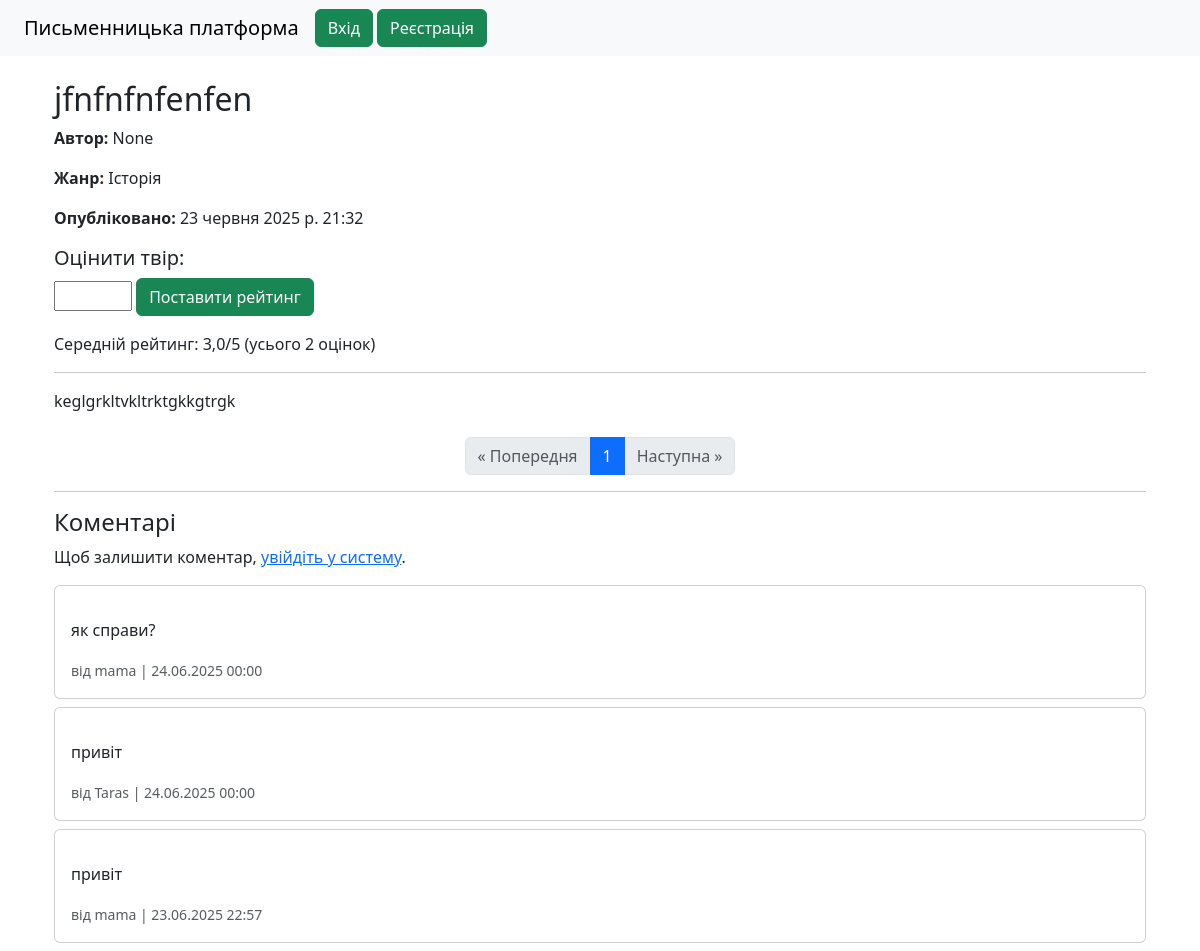
/accounts/works/11/, run on the app's committed database.
### accounts/models.py (models this page shows, shortened)
class Work(models.Model):
    title = models.CharField(max_length=200)
    genre = models.CharField(max_length=50, choices=Genre.choices)
    published_at = models.DateTimeField(auto_now_add=True)
    rating = models.PositiveIntegerField(default=0)  # 0–100
    author = models.ForeignKey(User, on_delete=models.SET_NULL, null=True, related_name='works')
    content = models.TextField()
    @property
    def average_rating(self):
        ratings = self.ratings.all()
        if ratings:
            return round(sum(r.value for r in ratings) / ratings.count(), 1)
        return 0

class Rating(models.Model):
    user = models.ForeignKey(User, on_delete=models.CASCADE)
    work = models.ForeignKey(Work, on_delete=models.CASCADE, related_name='ratings')
    value = models.PositiveSmallIntegerField(choices=[(i, i) for i in range(1, 6)])
    class Meta:
        unique_together = ('user', 'work')

class Comment(models.Model):
    user = models.ForeignKey(User, on_delete=models.SET_NULL, null=True)
    work = models.ForeignKey(Work, on_delete=models.CASCADE, related_name='comments')
    content = models.TextField()
    created_at = models.DateTimeField(auto_now_add=True)

### accounts/views.py (the view)
# urls.py: path('works/<int:pk>/', views.work_detail, name='work_detail'),
def work_detail(request, pk):
    work = get_object_or_404(Work, pk=pk)
    content_pages = Paginator(
        [work.content[i:i+1000] for i in range(0, len(work.content), 1000)],
        1
    )
    page_number = request.GET.get('page')
    page_obj = content_pages.get_page(page_number)
    if request.method == 'POST':
        if request.user.is_authenticated:
            if 'comment_submit' in request.POST:
                form = CommentForm(request.POST)
                rating_form = RatingForm()
                if form.is_valid():
                    comment = form.save(commit=False)
                    comment.user = request.user
                    comment.work = work
                    comment.save()
                    print(f'Comment saved: {comment.content}')
                    return redirect('work_detail', pk=work.pk)
                else:
                    print(form.errors)
            elif 'rating_submit' in request.POST:
                rating_form = RatingForm(request.POST)
                form = CommentForm()
                if rating_form.is_valid():
                    rating, created = Rating.objects.update_or_create(
                        user=request.user,
                        work=work,
                        defaults={'value': rating_form.cleaned_data['value']}
                    )
                    return redirect('work_detail', pk=work.pk)
            else:
                form = CommentForm()
                rating_form = RatingForm()
        else:
            form = CommentForm()
            rating_form = RatingForm()
    else:
        form = CommentForm()
        rating_form = RatingForm()
    comments = work.comments.order_by('-created_at')
    avg_rating = work.ratings.aggregate(Avg('value'))['value__avg']
    return render(request, 'accounts/work_detail.html', {
        'work': work,
        'page_obj': page_obj,
        'form': form,
        'rating_form': rating_form,
        'avg_rating': avg_rating,
        'comments': comments,
    })

### accounts/forms.py
class CommentForm(forms.ModelForm):
    class Meta:
        model = Comment
        fields = ['content']
        widgets = {
            'content': forms.Textarea(attrs={'rows': 3, 'class': 'form-control', 'placeholder': 'Ваш коментар...'})
        }
        labels = {
            'content': ''
        }

class RatingForm(forms.ModelForm):
    class Meta:
        model = Rating
        fields = ['value']
        widgets = {
            'value': forms.NumberInput(attrs={'min': 1, 'max': 5}),
        }

### accounts/templates/accounts/work_detail.html (shortened to what this page needs)
{% extends "base.html" %}
{% block content %}
    <div class="container mt-4">
        <h2>{{ work.title }}</h2>
        <p><strong>Автор:</strong> {{ work.author }}</p>
        <p><strong>Жанр:</strong> {{ work.genre }}</p>
        <p><strong>Опубліковано:</strong> {{ work.published_at }}</p>
        <h5>Оцінити твір:</h5>
        <form method="post" action="">
            {{ rating_form.value }}
            <button type="submit" name="rating_submit" class="btn btn-success">Поставити рейтинг</button>
        </form>
        <p class="mt-3">Середній рейтинг: {{ work.average_rating }}/5 (усього {{ work.ratings.count }} оцінок)</p>
        <hr>
        <p>{{ page_obj.object_list.0|linebreaks }}</p>
        <nav aria-label="Навігація сторінками" class="mt-4">
            <ul class="pagination justify-content-center">
                {% if page_obj.has_previous %}
                    <li class="page-item">
                        <a class="page-link" href="?page={{ page_obj.previous_page_number }}">« Попередня</a>
                    </li>
                {% else %}
                    <li class="page-item disabled"><span class="page-link">« Попередня</span></li>
                {% endif %}
                {% for num in page_obj.paginator.page_range %}
                    {% if page_obj.number == num %}
                        <li class="page-item active" aria-current="page"><span class="page-link">{{ num }}</span></li>
                    {% elif num > page_obj.number|add:'-3' and num < page_obj.number|add:'3' %}
                        <li class="page-item"><a class="page-link" href="?page={{ num }}">{{ num }}</a></li>
                    {% endif %}
                {% endfor %}
                {% if page_obj.has_next %}
                    <li class="page-item">
                        <a class="page-link" href="?page={{ page_obj.next_page_number }}">Наступна »</a>
                    </li>
                {% else %}
                    <li class="page-item disabled"><span class="page-link">Наступна »</span></li>
                {% endif %}
            </ul>
        </nav>
        <hr>
        <h4>Коментарі</h4>
        {% if user.is_authenticated %}
            <form method="post" class="mb-4">
                {% csrf_token %}
                {{ form.as_p }}
                <button type="submit" name="comment_submit" class="btn btn-success">Додати коментар</button>
            </form>
        {% else %}
            <p>Щоб залишити коментар, <a href="{% url 'login' %}?next={{ request.path }}">увійдіть у систему</a>.</p>
        {% endif %}
        {% for comment in comments %}
            <div class="card mb-2">
                <div class="card-body">
                    <p class="card-text">{{ comment.content|linebreaks }}</p>
                    <small class="text-muted">
                        від
                        {% if comment.user %}
                            {{ comment.user.username }}
                        {% else %}
                            Анонім
                        {% endif %}
                        | {{ comment.created_at|date:"d.m.Y H:i" }}
                    </small>
                </div>
            </div>
        {% empty %}
            <p>Коментарів поки немає.</p>
        {% endfor %}
    </div>
{% endblock %}

### accounts/templates/base.html (shortened to what this page needs)
{% load static %}
<!DOCTYPE html>
<html lang="uk">
<head>
    <link href="https://cdn.jsdelivr.net/npm/bootstrap@5.3.0/dist/css/bootstrap.min.css" rel="stylesheet">
</head>
<body>
<nav class="navbar navbar-expand-lg navbar-light bg-light px-4">
    <a class="navbar-brand" href="#">Письменницька платформа</a>
    <div class="ml-auto">
        {% if user.is_authenticated %}
            Привіт, {{ user.username }}
            <a href="{% url 'create_work' %}" class="btn btn-success">Опублікувати новий твір</a>
            <a href="{% url 'work_list' %}" class="btn btn-primary">Усі твори</a>
            <a href="{% url 'edit_profile' %}" class="btn btn-primary">Редагувати профіль</a>
            <a href="{% url 'password_change' %}" class="btn btn-primary">Змінити пароль</a>
            <a href="{% url 'delete_account' %}" class="btn btn-danger">Видалити акаунт</a>
            <form id="logout-form" action="{% url 'logout' %}" method="post" style="display:inline;">
                {% csrf_token %}
                <button type="submit"  class="btn btn-danger">
                    Вийти
                </button>
            </form>
        {% else %}
            <a href="{% url 'login' %}" class="btn btn-success">Вхід</a>
            <a href="{% url 'register' %}" class="btn btn-success">Реєстрація</a>
        {% endif %}
    </div>
</nav>
<div class="container mt-4">
    {% block content %}{% endblock %}
</div>
</body>
</html>

### data on the page
Work: title "jfnfnfnfenfen", author "None", genre "Історія", published_at "23 червня 2025 р. 21:32", average_rating "3,0", ratings.count "2", object_list.0 "keglgrkltvkltrktgkkgtrgk"
Comment: content "як справи?", user.username "mama", created_at "24.06.2025 00:00"
Comment: content "привіт", user.username "Taras", created_at "24.06.2025 00:00"
Comment: content "привіт", user.username "mama", created_at "23.06.2025 22:57"

### other printed values
{{ num }} "1"
